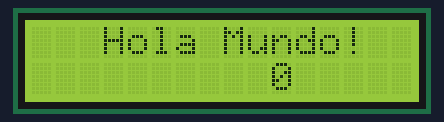
This sketch was run on a simulated Arduino Uno, built with avr-gcc and run on an emulated ATmega328P. Shown: 16×2 character LCD.

Above: at 0.1 s.
At 4.1 s:
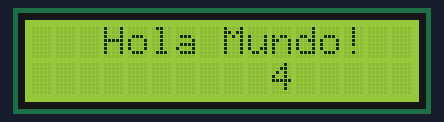
At 9.1 s:
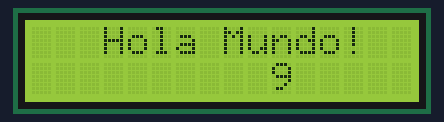
At 19.1 s:
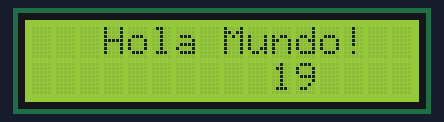
At 29.1 s:
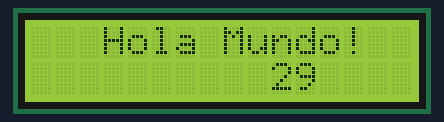
At 39.1 s:
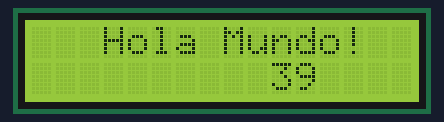

The sketch:

pantallalcd1.ino
```cpp
/*
  LiquidCrystal Library
  The circuit:
 * LCD RS pin to digital pin 12
 * LCD Enable pin to digital pin 11
 * LCD D4 pin to digital pin 5
 * LCD D5 pin to digital pin 4
 * LCD D6 pin to digital pin 3
 * LCD D7 pin to digital pin 2
 * LCD R/W pin to ground
 * LCD VSS pin to ground
 * LCD VCC pin to 5V
 * 10K resistor:
 * ends to +5V and ground
 * wiper to LCD VO pin (pin 3)

 */

// include the library code:
#include <LiquidCrystal.h>

// initialize the library with the numbers of the interface pins
//LiquidCrystal lcd(rs, en, d4, d5, d6, d7);
LiquidCrystal lcd(12, 11, 5, 4, 3, 2);

void setup() {
  // set up the LCD's number of columns and rows:
  lcd.begin(16, 2);
  // Print a message to the LCD.
  lcd.setCursor(3, 0);
  lcd.print("Hola Mundo!");
}

void loop() {
  // set the cursor to column 0, line 1
  // (note: line 1 is the second row, since counting begins with 0):
  lcd.setCursor(10, 1);
  // print the number of seconds since reset:
  lcd.print(millis() / 1000);
  // delay a bit
  //delay(50);
}
 
```

Measured:
- what the display in image 1 shows lasts 1.0 s, from 4.0 s to 5.0 s
